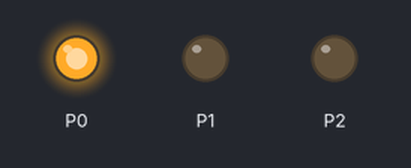
Recording of a program running on a simulated BBC micro:bit (MakeCode). On the bench: output pins drawn as LEDs (lit = HIGH).

Above: at 2.5 s.
At 6.0 s:
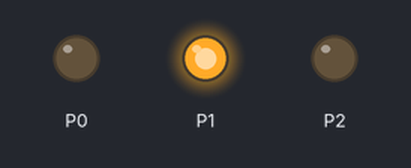
At 9.5 s:
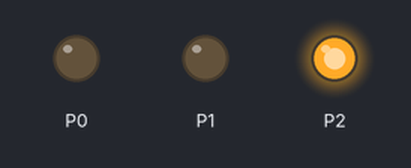
Timing chart, 0 to 15.6 s (numbered marks = the images above):
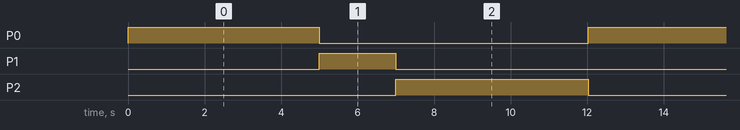

Measured:
- by itself, P0, P2: alternates HIGH for 5.0 s and LOW for 7.0 s
- by itself, P1: alternates HIGH for 2.0 s and LOW for 10.0 s
- by itself, everything shown: repeats every 12.0 s, in 3 steps

The program:

main.ts
```typescript
basic.forever(function () {
    pins.digitalWritePin(DigitalPin.P0, 1)
    pins.digitalWritePin(DigitalPin.P1, 0)
    pins.digitalWritePin(DigitalPin.P2, 0)
    basic.pause(5000)
    pins.digitalWritePin(DigitalPin.P0, 0)
    pins.digitalWritePin(DigitalPin.P1, 1)
    pins.digitalWritePin(DigitalPin.P2, 0)
    basic.pause(2000)
    pins.digitalWritePin(DigitalPin.P0, 0)
    pins.digitalWritePin(DigitalPin.P1, 0)
    pins.digitalWritePin(DigitalPin.P2, 1)
    basic.pause(5000)
})
```

test.ts
```typescript
// aquí va el archivo "tests"; esto no se compilará cuando este paquete se utilice como una extensión.
```
